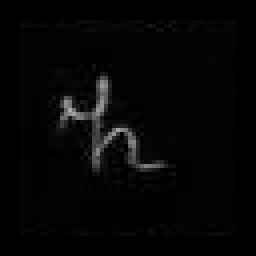
#> input picture Train/15/10.png, 64 x 64 px, found by its file name (shown 4 times larger)
$ jupyter execute --allow-errors project.ipynb   (shell and % lines are left out)
#> lines starting #> are read from the running program, lines starting #| are printed output that depends on the picture; after the words box and inside, x2 and y2 are one past the last pixel; in counts of white or black regions, pixels touching at a corner belong together
# <span style="color: red">! ! ! Don't run these blocks of cells.</span>
- <b>Augmentation</b>
- <b>Create and compile model</b>
- <b>Train model modules</b>

# Imports

[cell 1]
import os
import time
from glob import glob
from tqdm import tqdm
from collections import Counter

import numpy as np

from PIL import ImageDraw, Image, ImageFont
import matplotlib.pyplot as plt
from matplotlib import image as m_image

import cv2

import tensorflow as tf
import keras

from keras.utils import np_utils

from keras.preprocessing.image import ImageDataGenerator

from keras.callbacks import LearningRateScheduler, ModelCheckpoint, EarlyStopping

from keras.models import Sequential, Model

from keras.layers import Conv2D, MaxPooling2D, Flatten, Dense, Dropout, BatchNormalization

from sklearn.model_selection import train_test_split
from sklearn.metrics import accuracy_score, confusion_matrix
from sklearn.cluster import DBSCAN

import pytesseract  # in windows you need to install tesseract before pip install pytesseract

[cell 2]
# import warnings
# warnings.filterwarnings('ignore')

# An example of dataset

[cell 3]
path = 'Train//'

[cell 4]
folder_id = 15  # 0 - 77, no 36
img_id = 10  # other numbers

[cell 5]
img = cv2.imread(path + str(folder_id) + "\\" + str(img_id) + ".png")
#> img is the input picture: shape (64, 64, 3); min 0, max 170, mean 5.5
img.shape
#> Out = (64, 64, 3)

[cell 6]
img_g = cv2.cvtColor(img, cv2.COLOR_BGR2GRAY)
img_g.shape
#> Out = (64, 64)

[cell 7]
plt.imshow(img_g, cmap='gray');

# Read and prepare dataset

[cell 8]
#Classes
n_classes = 77
letters = 'Ա Բ Գ Դ Ե Զ Է Ը Թ Ժ Ի Լ Խ Ծ Կ Հ Ձ Ղ Ճ Մ Յ Ն Շ Ո Չ Պ Ջ Ռ Ս Վ Տ Ր Ց ՈՒ Փ Ք ԵՎ Օ Ֆ \
           ա բ գ դ ե զ է ը թ ժ ի լ խ ծ կ հ ձ ղ ճ մ յ ն շ ո չ պ ջ ռ ս վ տ ր ց ու փ ք և օ ֆ'
letters_list = letters.split()
for i in letters_list:
    print(i, end=' ')

[cell 9]
activity_map = {}
for i, j in enumerate(letters_list):
    activity_map[i] = j
del activity_map[36]
activity_map

[cell 10]
# Resizing images size using cv2
def read_resize_image(path, img_rows, img_cols, color_type=1):
#> called with path = 'Train/0/358.png', img_rows = 64, img_cols = 64, color_type = 1
    if color_type == 1:
        img = cv2.imread(path, cv2.IMREAD_GRAYSCALE)
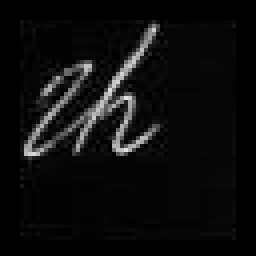
#> input picture Train/0/358.png, 64 x 64 px (shown 4 times larger)
#> img is the input picture: shape (64, 64); min 0, max 227, mean 13.4
    elif color_type == 3:
        img = cv2.imread(path, cv2.IMREAD_COLOR)
    img = cv2.resize(img, (img_rows, img_cols))
    return img

[cell 11]
# Train Images
def load_data(img_rows, img_cols, color_type=3):
    start_time = time.time()
    train_images = []
    train_labels = []
    for classed in tqdm(range(n_classes)):
        if classed == 36:
            continue
        print(f'Loading directory {classed}')
        files = glob(os.path.join( 'Train\\' + str(classed), '*.png'))
        for file in files:
            img = read_resize_image(file, img_rows, img_cols, color_type)
            train_images.append(img)
            train_labels.append(classed)

    end_time = time.time()
    print(f"Data Loaded in {(end_time - start_time) // 60} minutes, {round(end_time - start_time) % 60} seconds")
#| Data Loaded in 0.0 minutes, 0 seconds

    train_images = np.array(train_images)
    train_labels = np.array(train_labels)
    return train_images, train_labels

[cell 12]
# Normalizing Train Images
def read_norm_split_data(img_rows, img_cols, color_type, test_size=0.2, random_state=42):
    X, labels = load_data(img_rows, img_cols, color_type)

    x_train_0, x_test_0, y_train_0, y_test_0 = train_test_split(X, labels, test_size=test_size, random_state=random_state)

    x_train = x_train_0 / 255
    x_test = x_test_0 / 255

    y_train = np_utils.to_categorical(y_train_0, n_classes)
    y_test = np_utils.to_categorical(y_test_0, n_classes)

    x_train = np.array(x_train).reshape(-1, img_rows, img_cols, color_type)
    x_test = np.array(x_test).reshape(-1, img_rows, img_cols, color_type)

    return x_train, x_test, y_train, y_test, y_train_0, y_test_0

[cell 13]
img_rows = 64
img_cols = 64
color_type = 1

test_size = 0.2
random_st = 42

#> (a cell that did not finish here is left out)

#> (a cell that did not finish here is left out)

# <span style="color: red">!</span> Augmentation

#> (a cell that did not finish here is left out)

# <span style="color: red">!</span> Create and compile model

[cell 17]
def create_model():
    model = Sequential()

    model.add(Conv2D(32, (3, 3), activation='relu', padding='same', input_shape=(img_rows, img_cols, color_type)))
    model.add(Conv2D(32, (3, 3), activation='relu', padding='same'))
    model.add(MaxPooling2D(pool_size=(2, 2), padding='same'))
    model.add(Dropout(0.3))

    model.add(Conv2D(64, (3, 3), activation='relu', padding='same'))
    model.add(Conv2D(64, (3, 3), activation='relu', padding='same'))
    model.add(MaxPooling2D(pool_size=(2, 2), padding='same'))
    model.add(Dropout(0.3))

    model.add(Conv2D(128, (3, 3), activation='relu', padding='same'))
    model.add(Conv2D(128, (3, 3), activation='relu', padding='same'))
    model.add(MaxPooling2D(pool_size=(2, 2), padding='same'))
    model.add(Dropout(0.3))

    model.add(Flatten())
    model.add(Dense(512, activation='relu'))
    model.add(Dropout(0.3))
    model.add(Dense(256, activation='relu'))
    model.add(Dropout(0.3))
    model.add(Dense(77, activation='softmax'))

    return model

[cell 18]
lr_init = 0.001
batch_size = 64
epoch = 100

[cell 19]
# [8 lines of commented-out code are left out]

#> (a cell that did not finish here is left out)

#> (a cell that did not finish here is left out)

[cell 22]
def lr_schedule(epoch):
    lrate = 0.001
    if epoch > 30:
        lrate = 0.0005
    if epoch > 60:
        lrate = 0.0003
    if epoch > 80:
        lrate = 0.0001
    return lrate

[cell 23]
# print(datagen.flow(x_train)[1706][0, :, :, :].shape)
# plt.imshow(datagen.flow(x_train)[1][10, :, :, :], cmap='gray');

# <span style="color: red">!</span> Train model

#> (a cell that did not finish here is left out)

# Load model

#> (a cell that did not finish here is left out)

# Predictions

#> (a cell that did not finish here is left out)

[cell 27]
let_list = letters_list.copy()
let_list.remove('ԵՎ')

#> (the rest of this cell did not finish here and is left out)

[cell 28]
cols = 10
rows = 5
fig = plt.figure(figsize=(2 * cols - 1, 3 * rows - 1))
#> (the rest of this cell did not finish here and is left out)

# Save / load model

[cell 29]
# model.save("model_95")
# model_load = keras.models.load_model("model_95")

[cell 30]
# model.save("model_h5_95.h5")

[cell 31]
# model_load = keras.models.load_model("model_h5_95.h5")

# Test example 1

[cell 32]
img_t = cv2.imread('example_images/e.jpg', cv2.IMREAD_GRAYSCALE)
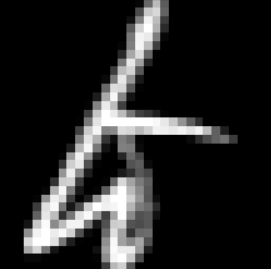
#> input picture example_images/e.jpg, 271 x 269 px
#> img_t is the input picture: shape (269, 271); min 0, max 255, mean 38
print(img_t.shape)
#| (269, 271)

[cell 33]
plt.imshow(img_t, cmap='gray');

[cell 34]
ret, img_t = cv2.threshold(img_t, 100, 255, cv2.THRESH_BINARY)
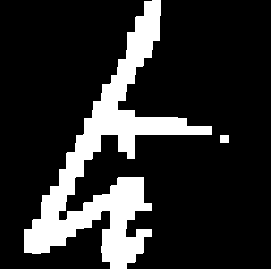
#> img_t: shape (269, 271); 17.2% white; 2 white regions, box (x1, y1, x2, y2) and area: (24, 0, 212, 269) 12478, (220, 135, 229, 143) 72

[cell 35]
plt.imshow(img_t, cmap='gray');

[cell 36]
img_t64 = cv2.resize(img_t, (64, 64))
img_pad = np.pad(img_t64, ((30, 30), (30, 30)))
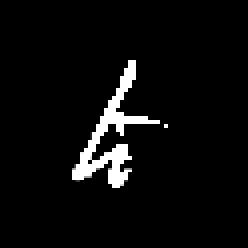
#> img_pad: shape (124, 124) (shown 2 times larger); min 0, max 255, mean 11.6
img_t64 = cv2.resize(img_pad, (64, 64))
print(img_t64.shape)
#| (64, 64)
plt.imshow(img_t64, cmap='gray');
t1 = img_t64.reshape((1, 64, 64, 1))
print(t1.shape)
#| (1, 64, 64, 1)

#> (a cell that did not finish here is left out)

#> (a cell that did not finish here is left out)

# Test example 2

[cell 39]
img_t = cv2.imread('example_images/f.jpg', cv2.IMREAD_GRAYSCALE)
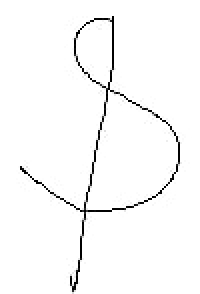
#> input picture example_images/f.jpg, 100 x 147 px (shown 2 times larger)
#> img_t is the input picture: shape (147, 100); min 0, max 255, mean 249.1
print(img_t.shape)
#| (147, 100)

[cell 40]
plt.imshow(img_t, cmap='gray');

[cell 41]
ret, img_t = cv2.threshold(img_t, 100, 255, cv2.THRESH_BINARY_INV)
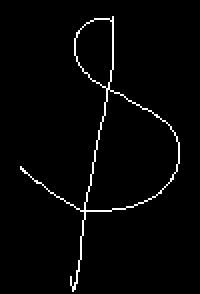
#> img_t: shape (147, 100) (shown 2 times larger); 2.3% white in thin lines or dots, all inside (x1, y1, x2, y2) = (10, 8, 90, 146)

[cell 42]
plt.imshow(img_t, cmap='gray');

[cell 43]
img_t64 = cv2.resize(img_t, (64, 64))
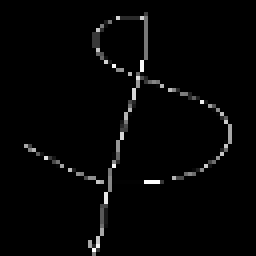
#> img_t64: shape (64, 64) (shown 4 times larger); min 0, max 255, mean 5.4
img_pad = np.pad(img_t64, ((30, 30), (30, 30)))
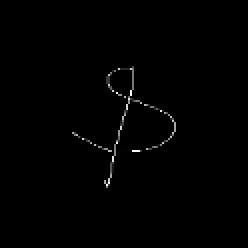
#> img_pad: shape (124, 124) (shown 2 times larger); min 0, max 255, mean 1.4
img_t64 = cv2.resize(img_pad, (64, 64))
print(img_t64.shape)
#| (64, 64)
plt.imshow(img_t64, cmap='gray');
t1 = img_t64.reshape((1, 64, 64, 1))
print(t1.shape)
#| (1, 64, 64, 1)
